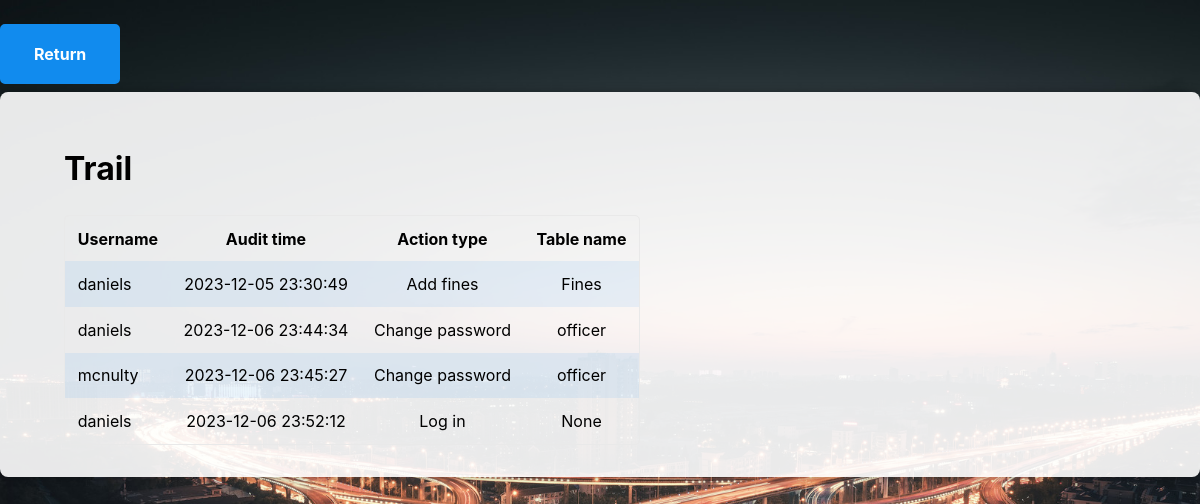
/html/coursework2/trail.php, run on the app's committed database.
### tables this page shows
CREATE TABLE `Trail` (
  `Audit_ID` int(11) NOT NULL,
  `Username` varchar(255) NOT NULL,
  `Audit_time` timestamp NOT NULL DEFAULT current_timestamp() ON UPDATE current_timestamp(),
  `Type` varchar(255) NOT NULL,
  `Table_name` varchar(255) NOT NULL
);

### html/coursework2/trail.php (the view, shortened to what this page needs)
<html>
<head>
    <link rel="stylesheet" href="trail.css">
  </head>
<body>
  <button onclick="window.location.href='index_admin.php'">Return</button>
<main>
  <h1>Trail</h1>
  <?php
  require('./config/db.inc.php');
    $sql="SELECT Username,Audit_time,Type,Table_name FROM Trail";
    $result=mysqli_query($conn,$sql);
    $num=mysqli_num_rows($result);
    if($num>0){
        echo "<table>";
        echo "<tr><th>Username</th><th>Audit time</th><th>Action type</th><th>Table name</th></tr>";
        while($row = mysqli_fetch_assoc($result)){
            echo "<tr>";
            echo "<td>".$row['Username']."</td>";
            echo "<td>".$row['Audit_time']."</td>";
            echo "<td>".$row['Type']."</td>";
            echo "<td>".$row['Table_name']."</td>";
            echo "</tr>";
        }
        echo "</table>";
    }
  ?>
</main>
</body>
</html>

### html/coursework2/trail.css (style rules this page uses)
:root { --border-radius: 5px; --box-shadow: 2px 2px 10px; --color: #118bee; --color-accent: #118bee15; --color-bg: #fff; --color-bg-secondary: #e9e9e9; --color-secondary: #920de9; --color-secondary-accent: #920de90b; --color-shadow: #f4f4f4; --color-text: #000; --color-text-secondary: #999; --font-family: -apple-system, BlinkMacSystemFont, "Segoe UI", Roboto, Oxygen-Sans, Ubuntu, Cantarell, "Helvetica Neue", sans-serif; --hover-brightness: 1.2; --justify-important: center; --justify-normal: left; --line-height: 1.5; --width-card: 285px; --width-card-medium: 460px; --width-card-wide: 800px; --width-content: 1080px; }
body { background-image: url('./assets/bg.jpeg'); background-size: cover; background-position: center; font-family: var(--font-family); line-height: var(--line-height); margin: 0; overflow-x: hidden; padding: 1rem 0; }
h1 { color: rgb(0, 0, 0); }
footer, header, main { margin: 0 auto; max-width: var(--width-content); background-color: rgba(255, 255, 255, 0.9); border-radius: 8px; box-shadow: 0 0 10px rgba(0, 0, 0, 0.3); padding: 2rem 4rem; }
h1, h2, h3, h4, h5, h6 { line-height: var(--line-height); }
a b, a em, a i, a strong, button { border-radius: var(--border-radius); display: inline-block; font-size: medium; font-weight: bold; line-height: var(--line-height); margin: 0.5rem 0; padding: 1rem 2rem; }
button { font-family: var(--font-family); }
a b, a strong, button { background-color: var(--color); border: 2px solid var(--color); color: var(--color-bg); }
table { border: 1px solid var(--color-bg-secondary); border-radius: var(--border-radius); border-spacing: 0; display: inline-block; max-width: 120%; overflow-x: auto; padding: 0; white-space: nowrap; }
table td, table th, table tr { padding: 0.8rem 0.8rem; text-align: var(--justify-important); }
table thead th:first-child, table tr td:first-child { text-align: var(--justify-normal); }
table tr:nth-child(even) { background-color: var(--color-accent); }

### data on the page
trail: Username "daniels", Audit_time "2023-12-05 23:30:49", Type "Add fines", Table_name "Fines"
trail: Username "daniels", Audit_time "2023-12-06 23:44:34", Type "Change password", Table_name "officer"
trail: Username "mcnulty", Audit_time "2023-12-06 23:45:27", Type "Change password", Table_name "officer"
trail: Username "daniels", Audit_time "2023-12-06 23:52:12", Type "Log in", Table_name "None"
